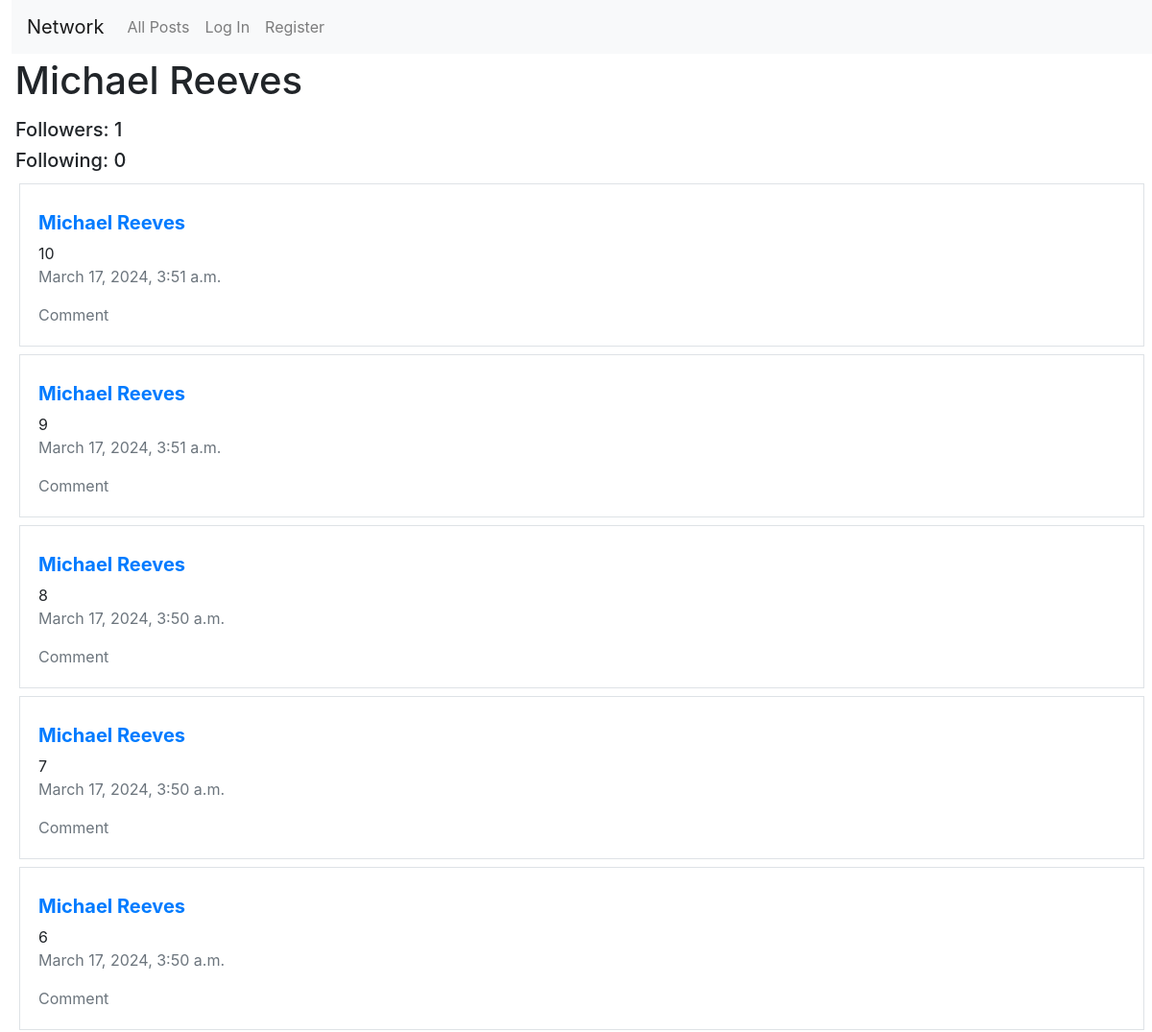
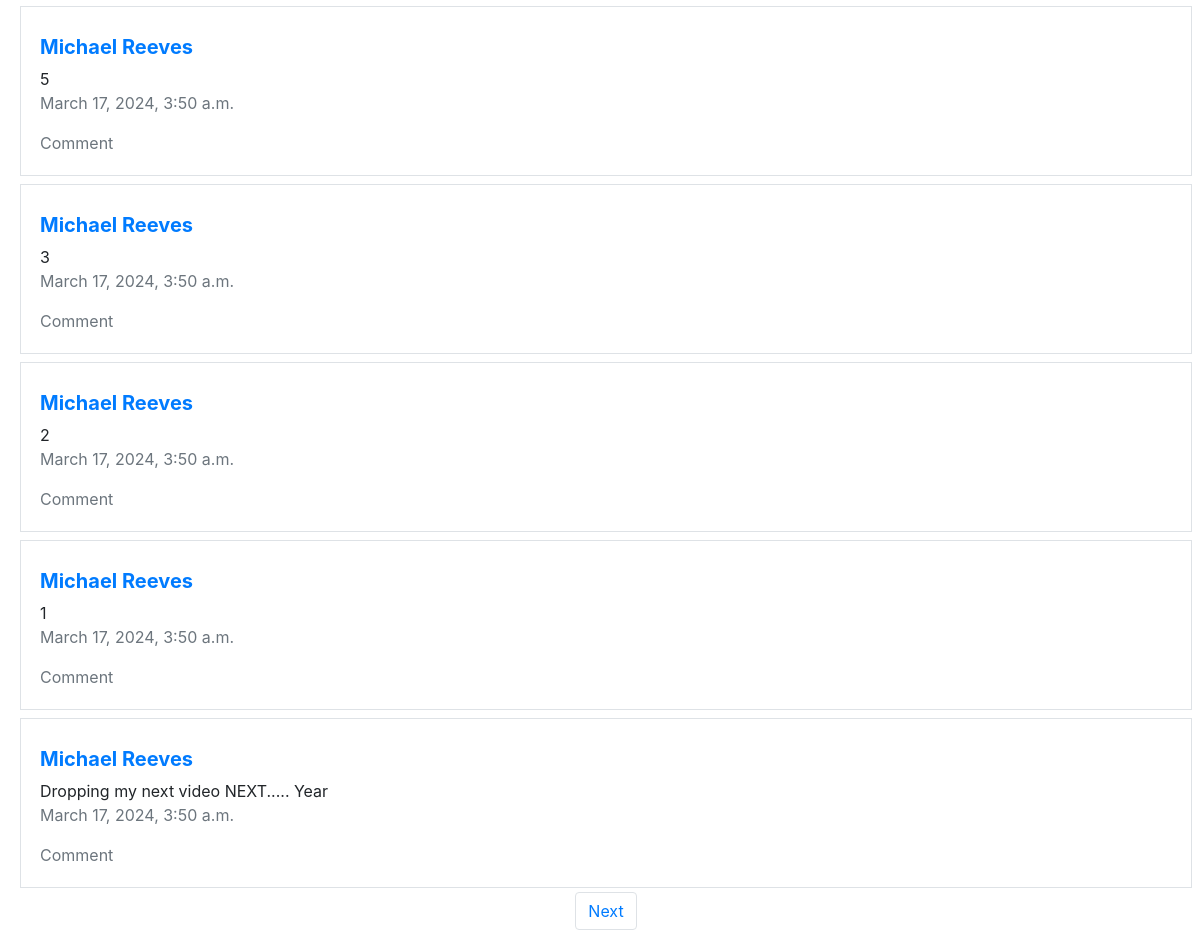
/profile/5, run on the app's committed database (2 pictures, top to bottom).
### network/models.py (models this page shows, shortened)
class User(AbstractUser):
    pass

class Post(models.Model):
    content = models.CharField(max_length=150)
    user = models.ForeignKey(User, on_delete=models.CASCADE, related_name="author")
    date = models.DateTimeField(auto_now_add=True)

### network/views.py (the view)
# urls.py: path("profile/<int:user_id>", views.profile, name="profile"),
def profile(request, user_id):
    user = User.objects.get(pk=user_id)
    following = Follow.objects.filter(user=user)
    followers = Follow.objects.filter(user_follower=user)
    all_posts = Post.objects.filter(user=user).order_by("id").reverse()
    paginator = Paginator(all_posts, 10)
    page_number = request.GET.get('page')
    posts_of_the_page = paginator.get_page(page_number)
    try:
        checkFollow = followers.filter(user=User.objects.get(pk=request.user.id))
        if len(checkFollow) != 0:
            isFollowing = True
        else:
            isFollowing = False
    except:
        isFollowing = False
    return render(request, "network/profile.html", {
        "all_posts": all_posts,
        "posts_of_the_page": posts_of_the_page,
        "username": user.username,
        "following": following,
        "followers": followers,
        "isFollowing": isFollowing,
        "user_profile": user
    })

### network/templates/network/profile.html (shortened to what this page needs)
{% extends "network/layout.html" %}
{% block body %}
   <h1 style="padding: .3%">{{ username }}</h1>
   <div class="p-1">
    <div row>
      <div class='col-0 d-flex'>
        <h5>Followers: {{ followers.count }}</h5>
      </div>
      <div class='col-0 d-flex'>
        <h5>Following: {{ following.count }}</h5>
      </div>
   </div>
   <div class="all-posts">
    {% for post in posts_of_the_page %}
      <div class="p-1">
        <div class="container-fluid border">
            <div class="p-1">
              <br>
              <h5><b><a href="{% url 'profile' user_id=post.user.id %}" style="text-decoration: none color: black;">{{ post.user }}</a></b></h5>
              <p>{{ post.content }}<br><span class="text-muted">{{ post.date }}</span></p>
                <p class="text-muted">Comment</p>
            </div>
        </div>
    </div>
    {% endfor %}
    <nav aria-label="Page navigation example">
      <ul class="pagination d-flex justify-content-center">
        {% if posts_of_the_page.has_next %}
          <li class="page-item"><a class="page-link" href="?page={{ posts_of_the_page.next_page_number }}">Next</a></li>
        {% endif %}
      </ul>
    </nav>
{% endblock %}

### network/templates/network/layout.html (shortened to what this page needs)
{% load static %}
<!DOCTYPE html>
<html lang="en">
    <head>
        <link rel="stylesheet" href="https://stackpath.bootstrapcdn.com/bootstrap/4.4.1/css/bootstrap.min.css">
        <link href="{% static 'network/styles.css' %}" rel="stylesheet">
    </head>
    <body>
        <nav class="navbar navbar-expand-lg navbar-light bg-light">
            <a class="navbar-brand" href="{%  url 'index' %}">Network</a>
            <div>
              <ul class="navbar-nav mr-auto">
                <li class="nav-item">
                  <a class="nav-link" href="{% url 'index' %}">All Posts</a>
                </li>
                {% if user.is_authenticated %}
                    <li class="nav-item">
                        <a class="nav-link" href="{% url 'following' %}">Following</a>
                    </li>
                    <li class="nav-item">
                        <a class="nav-link" href="{% url 'logout' %}">Log Out</a>
                    </li>
                {% else %}
                    <li class="nav-item">
                        <a class="nav-link" href="{% url 'login' %}">Log In</a>
                    </li>
                    <li class="nav-item">
                        <a class="nav-link" href="{% url 'register' %}">Register</a>
                    </li>
                {% endif %}
              </ul>
            </div>
          </nav>
        <div class="body">
            {% block body %}
            {% endblock %}
        </div>
    </body>
</html>

### network/static/network/styles.css (style rules this page uses)
body { padding-left: 1%; }

### data on the page
User: username "Michael Reeves"
Post: user "Michael Reeves", content "10", date "March 17, 2024, 3:51 a.m."
Post: user "Michael Reeves", content "9", date "March 17, 2024, 3:51 a.m."
Post: user "Michael Reeves", content "8", date "March 17, 2024, 3:50 a.m."
Post: user "Michael Reeves", content "7", date "March 17, 2024, 3:50 a.m."
Post: user "Michael Reeves", content "6", date "March 17, 2024, 3:50 a.m."
Post: user "Michael Reeves", content "5", date "March 17, 2024, 3:50 a.m."
Post: user "Michael Reeves", content "3", date "March 17, 2024, 3:50 a.m."
Post: user "Michael Reeves", content "2", date "March 17, 2024, 3:50 a.m."
Post: user "Michael Reeves", content "1", date "March 17, 2024, 3:50 a.m."
Post: user "Michael Reeves", content "Dropping my next video NEXT..... Year", date "March 17, 2024, 3:50 a.m."

### other printed values
{{ followers.count }} "1"
{{ following.count }} "0"
